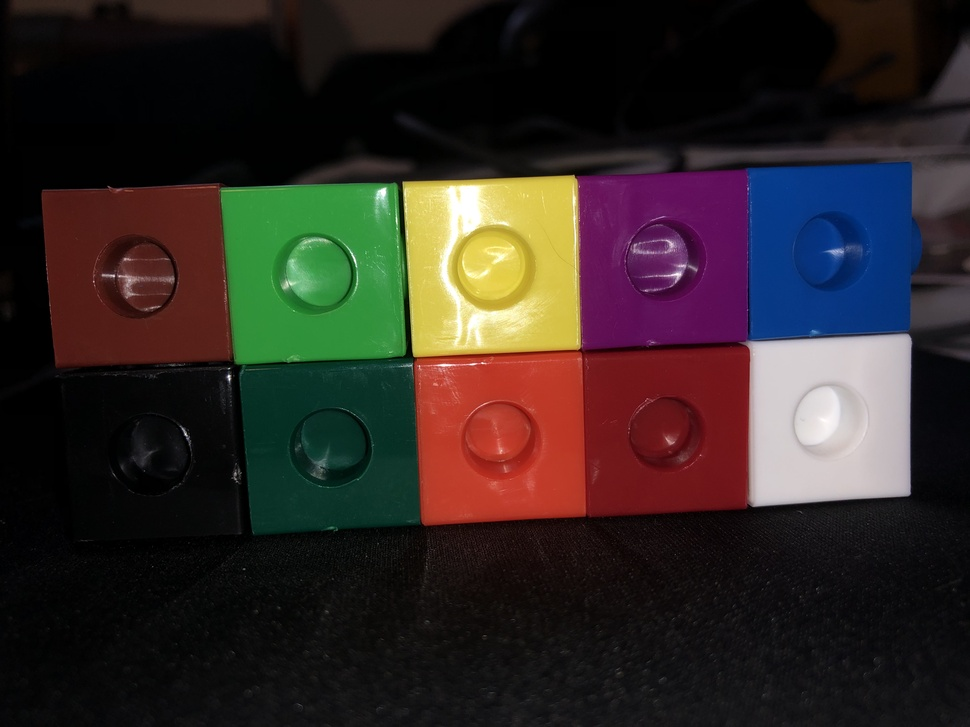
#> input picture blocksFlash.jpg, 970 x 727 px, shrunk from 4032 x 3024 before the run
$ python colorDetectionOriginal.py --image blocksFlash.jpg
#> lines starting #> are read from the running program, lines starting #| are printed output that depends on the picture; after the words box and inside, x2 and y2 are one past the last pixel; in counts of white or black regions, pixels touching at a corner belong together
# -*- coding: utf-8 -*-
"""
Created on Tue Aug 27 22:03:47 2019

@author: Erik
"""
# import the necessary packages
import numpy as np
import argparse
import cv2

# construct the argument parse and parse the arguments
ap = argparse.ArgumentParser()
ap.add_argument("-i", "--image", help = "path to the image")
args = vars(ap.parse_args())

# load the image
image = cv2.imread(args["image"])
#> image is the input picture: shape (727, 970, 3); mean B, G, R 36.6, 39.8, 48.4

# define the list of boundaries
boundaries = [
	([17, 15, 100], [50, 56, 200]), # Red
	([86, 31, 4], [220, 88, 50]), # Blue
	([25, 146, 190], [62, 174, 250]), # Yellow
	([103, 86, 65], [145, 133, 128]) #Gray
]

# loop over the boundaries
for (lower, upper) in boundaries:
	# create NumPy arrays from the boundaries
	lower = np.array(lower, dtype = "uint8")
	upper = np.array(upper, dtype = "uint8")

	# find the colors within the specified boundaries and apply
	# the mask
	mask = cv2.inRange(image, lower, upper)
	output = cv2.bitwise_and(image, image, mask = mask)

	# show the images
	cv2.imshow("images", np.hstack([image, output]))
	cv2.waitKey(0)
#> this loop made 4 passes
#> pass 1, `mask = cv2.inRange(image, lower, upper)`:
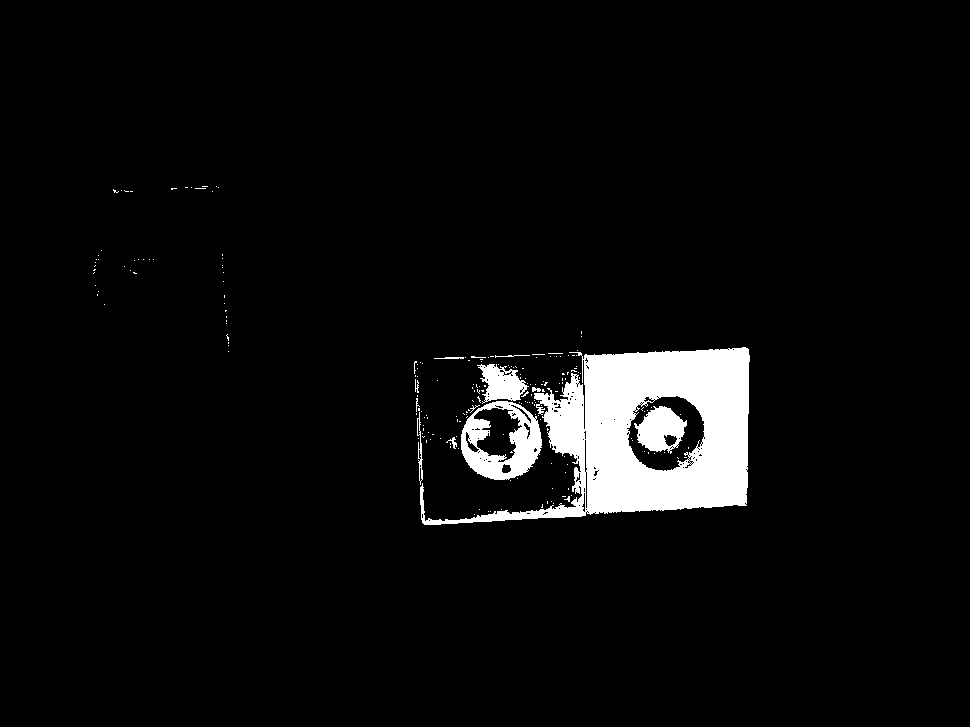
#> mask: shape (727, 970); 4.6% white; 209 white regions (198 under 20 px), largest, box (x1, y1, x2, y2) and area: (420, 347, 750, 525) 25728, (461, 401, 542, 480) 3308, (634, 406, 687, 454) 1539
#> pass 1, `output = cv2.bitwise_and(image, image, mask = mask)`:
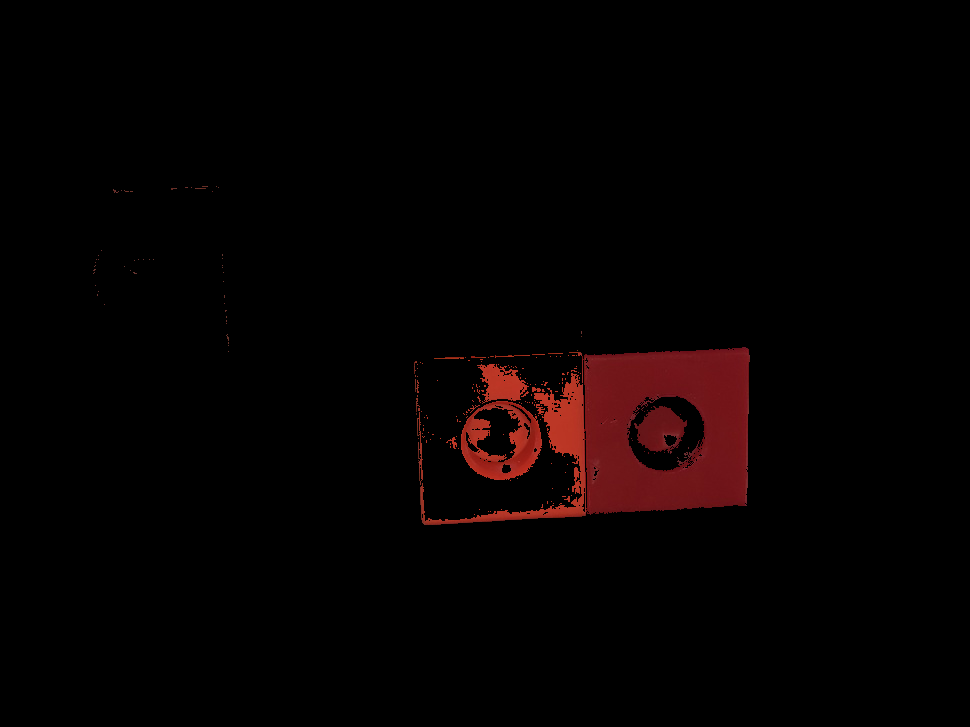
#> output: shape (727, 970, 3); mean B, G, R 1.3, 1.4, 6.1
#> pass 1, `cv2.imshow("images", np.hstack([image, output]))`:
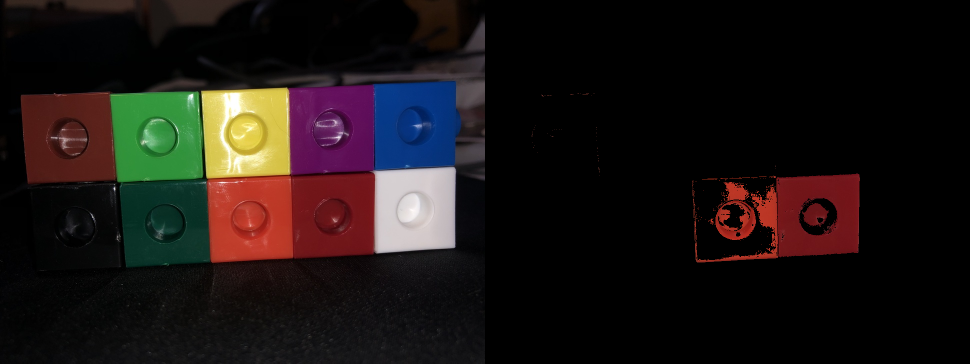
#> window 'images': shape (727, 1940, 3) (shown at 1/2 size); mean B, G, R 19, 20.6, 27.2
#> pass 2, `mask = cv2.inRange(image, lower, upper)`:
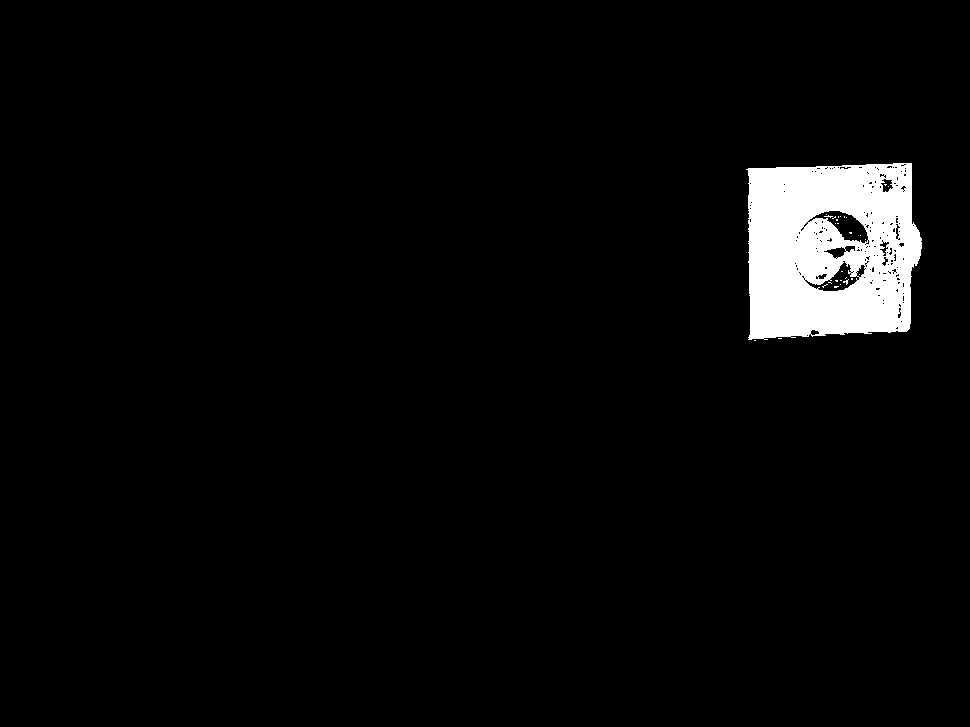
#> mask: shape (727, 970); 3.6% white; 29 white regions (28 under 20 px), largest, box (x1, y1, x2, y2) and area: (746, 163, 922, 340) 25489
